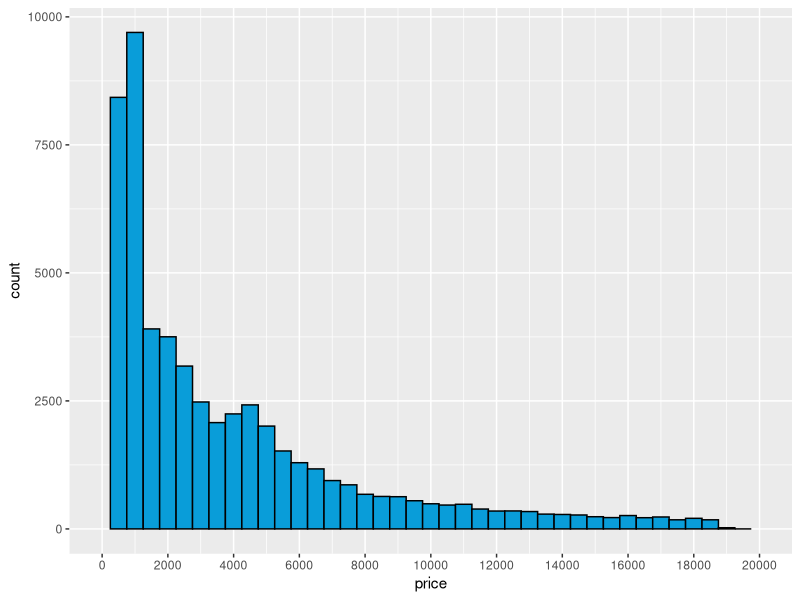
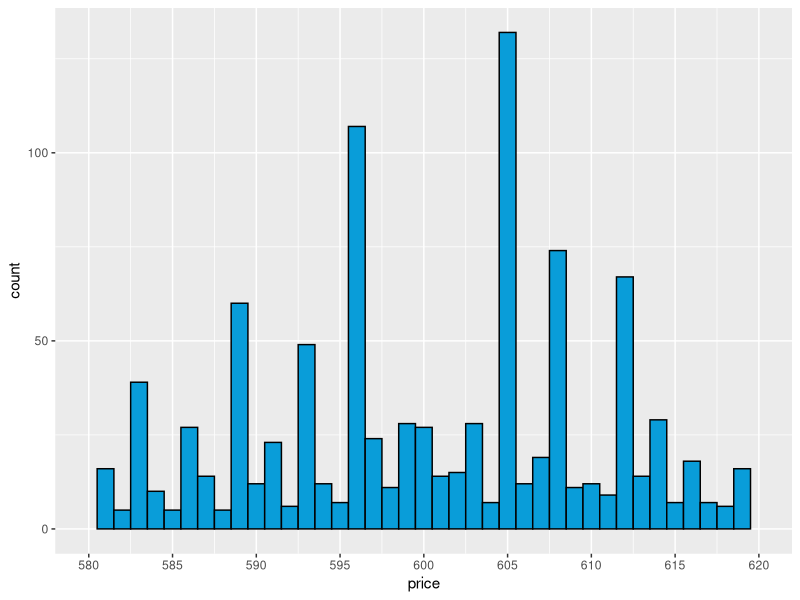
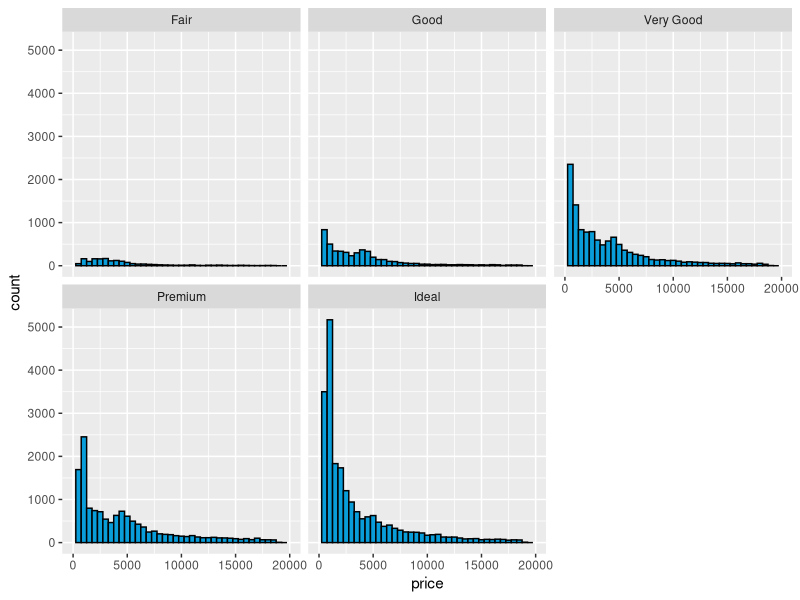
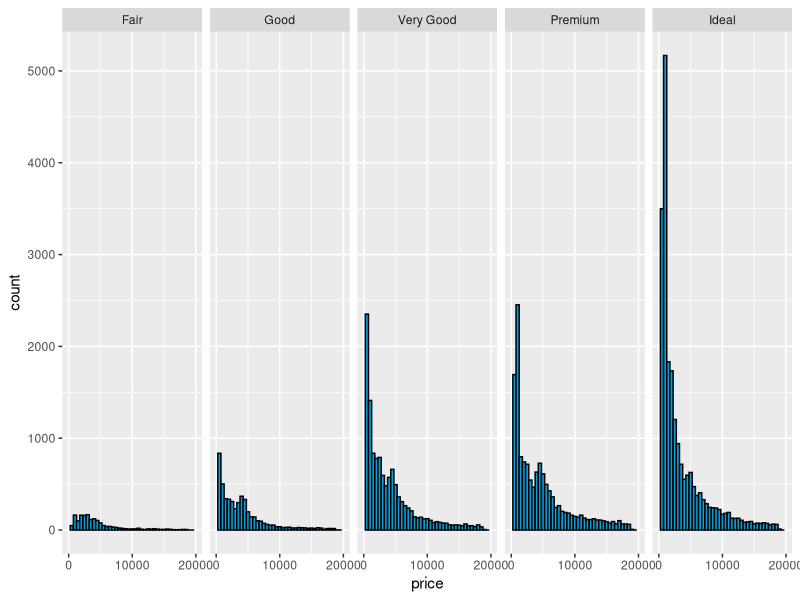
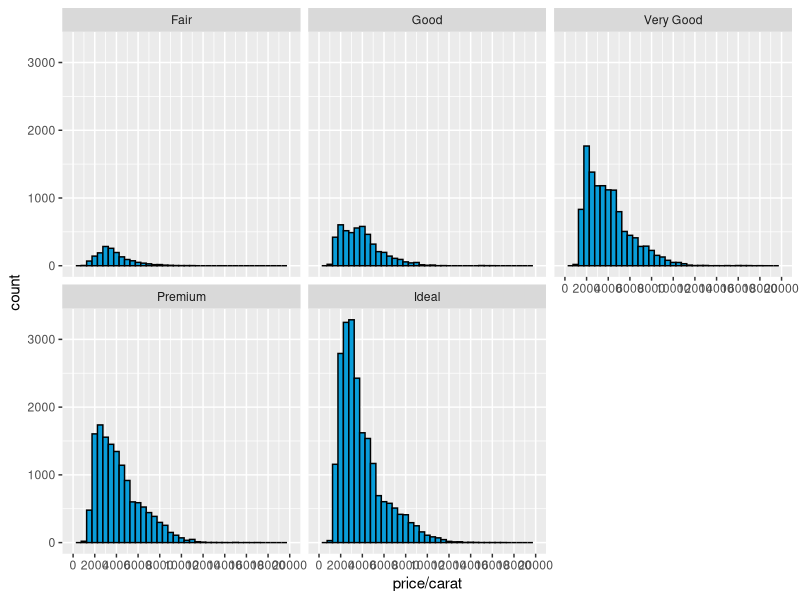
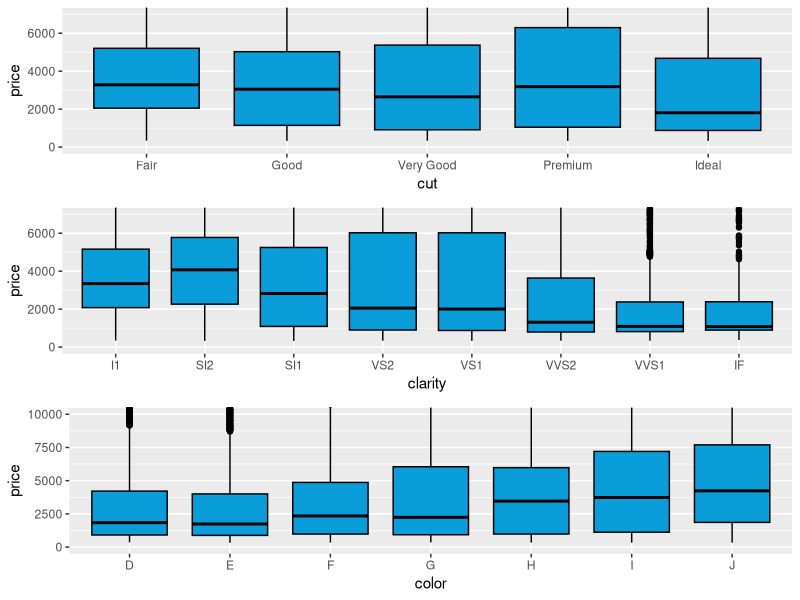

Source code (R) for these figures, in order:
## ---- chunk 1
install.packages('ggplot2')
library(ggplot2)

data("diamonds")
df <- diamonds
## ---- chunk 2
?diamonds
summary(df)
dim(df)
## ---- chunk 3
ggplot(aes(x = price), data = df) +
  geom_histogram(binwidth = 500,color = 'black', fill = '#099DD9')+
  scale_x_continuous(limits = c(0, 20000), breaks = seq(0, 20000, 2000)) 
## ---- chunk 4
sum(df$price < 500)
sum(df$price < 200)
sum(df$price >= 15000)
## ---- chunk 5
ggplot(aes(x = price), data = df) +
  geom_histogram(binwidth = 1 ,color = 'black', fill = '#099DD9')+
  scale_x_continuous(limits = c(580, 620), breaks = seq(580, 620, 5)) 
## ---- chunk 6
p1 <- ggplot(aes(x = price), data = df) +
  geom_histogram(binwidth = 500,color = 'black', fill = '#099DD9') +
  scale_x_continuous(limits = c(0, 20000), breaks = seq(0, 20000, 5000)) 
p1 + facet_wrap(~cut)
## ---- chunk 7
p1 <- ggplot(aes(x = price), data = df) +
  geom_histogram(binwidth = 500,color = 'black', fill = '#099DD9') +
  scale_x_continuous(limits = c(0, 20000), breaks = seq(0, 20000, 10000)) 
p1 + facet_grid(. ~ cut)
## ---- chunk 8
p1 <- ggplot(aes(x = price/carat), data = df) +
  geom_histogram(binwidth = 500,color = 'black', fill = '#099DD9') +
  scale_x_continuous(limits = c(0, 20000), breaks = seq(0, 20000, 2000)) + 
  facet_wrap(~cut) 
p1
## ---- chunk 9
install.packages('gridExtra')
library(gridExtra)
## ---- chunk 10
p1 <- ggplot(aes(y = price ,x = cut ), data = df) +
  geom_boxplot(color = 'black', fill = '#099DD9') +
  coord_cartesian(ylim = c(0,7000))
p2 <- ggplot(aes(y = price ,x = clarity ), data = df) +
  geom_boxplot(color = 'black', fill = '#099DD9') +
  coord_cartesian(ylim = c(0,7000))
p3 <- ggplot(aes(y = price ,x = color ), data = df) +
  geom_boxplot(color = 'black', fill = '#099DD9') +
  coord_cartesian(ylim = c(0,10000))

grid.arrange(p1,p2,p3, ncol=1)
## ---- chunk 11
color_d <- subset(df, color < 'E')
half_IQR <- IQR(color_d$price)/2
max(color_d$price) - (median(color_d$price) + half_IQR)
median(color_d$price) - half_IQR

color_j <- subset(df, color > 'I')
half_IQR = IQR(color_j$price)/2
median(color_j$price) + half_IQR
median(color_j$price) - half_IQR

IQR(color_j$price)
IQR(color_d$price)
